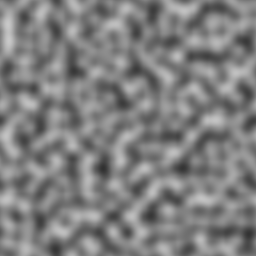
#> input picture noise1.jpg, 256 x 256 px, found by its file name
$ python ExtremaFilterCall.py
#> lines starting #> are read from the running program, lines starting #| are printed output that depends on the picture
### ExtremaFilter.py
import numpy as np
import cv2 as cv

# this is the test 'images', these will be replaced by the DoGs if this is implemented
# 'img' is the center DoG that we check if it is an extremum
zero = cv.imread(r'.\noise1.jpg', cv.IMREAD_GRAYSCALE)
#> zero is the input picture: shape (256, 256); min 49, max 200, mean 127.5
img = cv.imread(r'.\noise2.jpg', cv.IMREAD_GRAYSCALE)
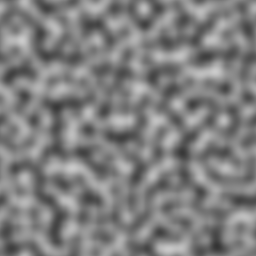
#> input picture noise2.jpg, 256 x 256 px, found by its file name
#> img is the input picture: shape (256, 256); min 52, max 203, mean 127.5
two = cv.imread(r'.\noise3.jpg', cv.IMREAD_GRAYSCALE)
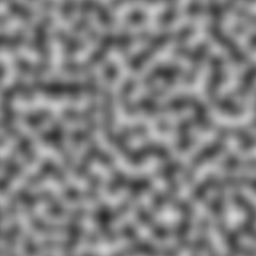
#> input picture noise3.jpg, 256 x 256 px, found by its file name
#> two is the input picture: shape (256, 256); min 41, max 212, mean 127.5


# parameters: the 3 different DoGs
def findExtrema(top, mid, bot):
    # add borders around each image
    top = cv.copyMakeBorder(top, 1, 1, 1, 1, cv.BORDER_CONSTANT, value=0)
    mid = cv.copyMakeBorder(mid, 1, 1, 1, 1, cv.BORDER_CONSTANT, value=0)
    bot = cv.copyMakeBorder(bot, 1, 1, 1, 1, cv.BORDER_CONSTANT, value=0)

    # creates array for extrema to be stored
    coords = np.empty((0, 2))
    coords_height = 0
    # puts the 3 DoG's from the octave into a 3d matrix
    stack = np.stack((top, mid, bot))
    # stores the dimensions of the DoG
    image_height = mid.shape[0]
    image_width = mid.shape[1]
    filtered_image = np.zeros((image_height, image_width))

    # goes through every pixel
    for y in range(1, image_height - 1):
        for x in range(1, image_width - 1):

            # creates the 3x3x3 array in which the program checks for extrema
            temp_array = np.array(stack[0:3, y - 1:y + 2, x - 1:x + 2])
            unique_values, indices_list = np.unique(temp_array, return_counts=True)
            # looks if the max in the 3x3x3 area is the middle DoG and the same x & y coordinate
            if np.max(temp_array) == stack[1, y, x] and indices_list[-1] == 1:
                # outputs the coordinates
                filtered_image[y, x] = 255
                coords_height += 1
                # corrects for the pad - since pad moves all the numbers down and right by one,
                # we move it back up and left by one to account for it
                coords = np.append(coords, [int(x) - 1, int(y) - 1]).reshape(coords_height, 2)
                coords = coords.astype(dtype=int)
                x += 1
    return coords


# returns [x,y] coords of each extrema
'''extrema_set = findExtrema(zero, img, two)
print(extrema_set)

cv.imshow('hello', img)
cv.waitKey(0)
cv.destroyAllWindows()'''

### ExtremaFilterCall.py
from ExtremaFilter import findExtrema
import cv2 as cv
import numpy as np

zero = cv.imread(r'.\noise1.jpg', cv.IMREAD_GRAYSCALE)
one = cv.imread(r'.\noise2.jpg', cv.IMREAD_GRAYSCALE)
two = cv.imread(r'.\noise3.jpg', cv.IMREAD_GRAYSCALE)
three = cv.imread(r'.\noise4.jpg', cv.IMREAD_GRAYSCALE)
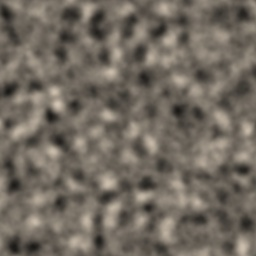
#> input picture noise4.jpg, 256 x 256 px, found by its file name
#> three: shape (256, 256); min 24, max 200, mean 107.3
four = cv.imread(r'.\noise5.jpg', cv.IMREAD_GRAYSCALE)
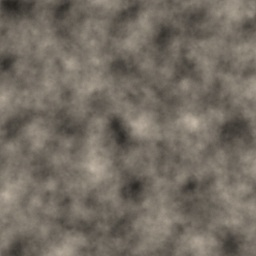
#> input picture noise5.jpg, 256 x 256 px, found by its file name
#> four: shape (256, 256); min 36, max 183, mean 109.2
iH = one.shape[0]
#> iH = 256
iW = one.shape[1]
#> iW = 256
ssp = np.zeros((1, 5, iH, iW))  # o, s, y, x
ssp[0, 0] = zero
ssp[0, 1] = one
ssp[0, 2] = two
ssp[0, 3] = three
ssp[0, 4] = four

n_o = 1
n_spo = 5
ssp_e = np.empty((0, 4))
for o in range(0, n_o):
    # the upper bound for range didn't seem to work unless it was n_spo - 2, but it makes sense that it's that.
    # might need to change the main file to this later on
    for s in range(0, n_spo - 2):
        extrema = findExtrema(ssp[o, s], ssp[o, s+1], ssp[o, s+2])
        # TODO: check if there needs to be a fifth index yet (theta), but it should be easy to implement
        # create an array indicating octave and scale in the same shape as extrema
        temp_os = [o, s]
        os = np.tile(temp_os, (extrema.shape[0], 1))
        # used np.tile in attempts to create the o and s columns efficiently
        # not sure if this is faster than np.repeat or np.vstack-ing a bunch of times
        extrema = np.hstack((os, extrema))
        # TODO: np.vstack and np.hstack seem to require 2 sets of parentheses, but current main.py has only 1 set per
        #   this might be something we have to look at
        ssp_e = np.vstack((ssp_e, extrema))
        # attaches the set of extrema from this scale & octave to the main array


# for testing purposes - delete when implemented
print(ssp_e)
